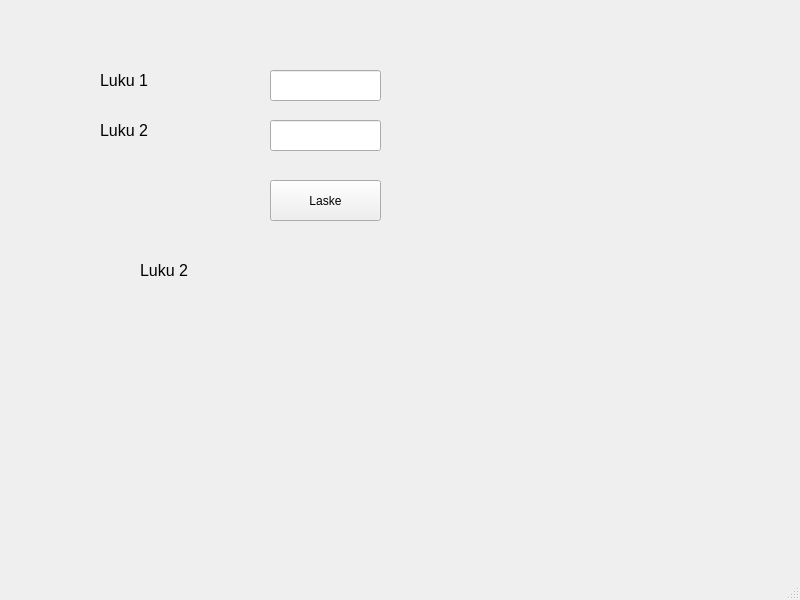
<?xml version="1.0" encoding="UTF-8"?>
<ui version="4.0">
 <class>MainWindow</class>
 <widget class="QMainWindow" name="MainWindow">
  <property name="geometry">
   <rect>
    <x>0</x>
    <y>0</y>
    <width>800</width>
    <height>600</height>
   </rect>
  </property>
  <property name="windowTitle">
   <string>MainWindow</string>
  </property>
  <widget class="QWidget" name="centralwidget">
   <widget class="QLabel" name="label">
    <property name="geometry">
     <rect>
      <x>100</x>
      <y>60</y>
      <width>141</width>
      <height>41</height>
     </rect>
    </property>
    <property name="font">
     <font>
      <pointsize>12</pointsize>
     </font>
    </property>
    <property name="text">
     <string>Luku 1</string>
    </property>
   </widget>
   <widget class="QLineEdit" name="textNumber1">
    <property name="geometry">
     <rect>
      <x>270</x>
      <y>70</y>
      <width>111</width>
      <height>31</height>
     </rect>
    </property>
    <property name="font">
     <font>
      <pointsize>12</pointsize>
     </font>
    </property>
   </widget>
   <widget class="QLineEdit" name="textNumber2">
    <property name="geometry">
     <rect>
      <x>270</x>
      <y>120</y>
      <width>111</width>
      <height>31</height>
     </rect>
    </property>
    <property name="font">
     <font>
      <pointsize>12</pointsize>
     </font>
    </property>
   </widget>
   <widget class="QLabel" name="label_2">
    <property name="geometry">
     <rect>
      <x>100</x>
      <y>110</y>
      <width>141</width>
      <height>41</height>
     </rect>
    </property>
    <property name="font">
     <font>
      <pointsize>12</pointsize>
     </font>
    </property>
    <property name="text">
     <string>Luku 2</string>
    </property>
   </widget>
   <widget class="QPushButton" name="btnCalculate">
    <property name="geometry">
     <rect>
      <x>270</x>
      <y>180</y>
      <width>111</width>
      <height>41</height>
     </rect>
    </property>
    <property name="text">
     <string>Laske</string>
    </property>
   </widget>
   <widget class="QLabel" name="labelResult">
    <property name="geometry">
     <rect>
      <x>140</x>
      <y>250</y>
      <width>241</width>
      <height>41</height>
     </rect>
    </property>
    <property name="font">
     <font>
      <pointsize>12</pointsize>
     </font>
    </property>
    <property name="text">
     <string>Luku 2</string>
    </property>
   </widget>
  </widget>
  <widget class="QMenuBar" name="menubar">
   <property name="geometry">
    <rect>
     <x>0</x>
     <y>0</y>
     <width>800</width>
     <height>22</height>
    </rect>
   </property>
  </widget>
  <widget class="QStatusBar" name="statusbar"/>
 </widget>
 <resources/>
 <connections/>
</ui>
